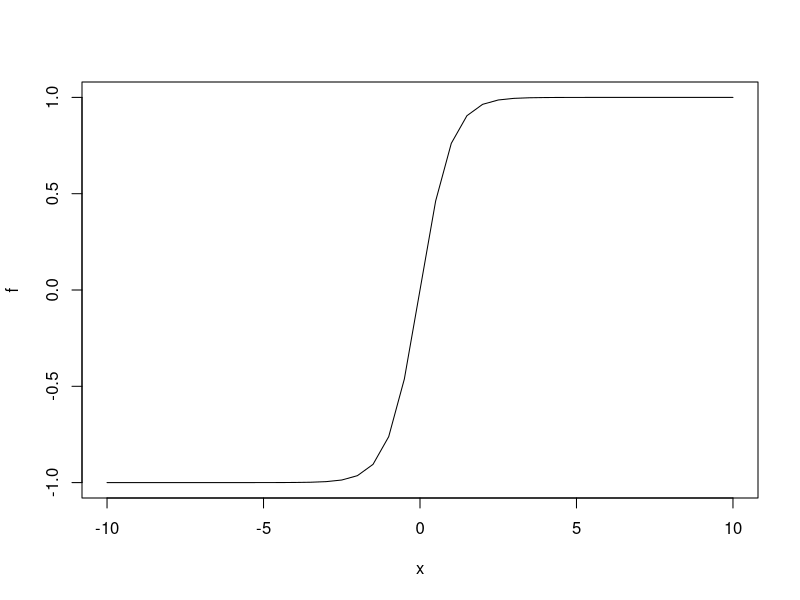

Reproduce this figure in R.
## ---- chunk 1
# Secuencia de x  su intervalo

x = seq(-10, 10 , 0.5)

f <- (((exp(2)^x)-1)/((exp(2)^x)+1))

plot (x,f,"l")

## ---- chunk 2
ecuacionderegresion<-function(v_1,v_2){
         Xa<-c()
         Yb<-c()
         for(i in 1:length(v_1)){
         x<-log10(v_1[i])
         y<-log10(v_2[i])
         Xa<-c(Xa,x)
         Yb<-c(Yb,y)
  }
  producto<- Xa*Yb
  Xaelevadoalcuadrado<-Xa^2
  n<-length(v_1)
  T<-((n*sum(producto))-(sum(Xa)*sum(Yb)))/((n*sum(Xaelevadoalcuadrado))-(sum(Xa))^2)
  H<-10^(mean(Yb)-T*mean(Xa))
  return(c(H,T))
}
x<-c(2.5,3,4,5,5.5,6,7)
y<-c(12.5,10,7,4.5,4,3,3.5)
ecuacionderegresion(x,y)
## ---- chunk 3

function(l1, l2) l1*l2/2
Area_triangulo <- function(l1, l2) l1*l2/2
Area_triangulo( 10 ,9 )

# ya tenemos la funcion y poniendo como ejemplo valores como 2 y 9 nos resulta el area 9 asi que nusetra funcion esta correcta

Perimetro_triangulo <- function(l1 , l2) l1 + l2 + (l1^2 + l2^2)^(1/2)
#ejemplo
Perimetro_triangulo(3 , 4)
#Como vemos las funciones son correctas  y cumplen con las condiciones
## ---- chunk 4
function(L, CN , S)      (0.0136*(L^(0.8))*(((1000/CN)-9)^(0.7)))/S^(0.5)

Tiempodeconcentracion <-function(L, CN , S)      (0.0136*(L^(0.8))*(((1000/CN)-9)^(0.7)))/S^(0.5)

# Ahora que tenemos la funcion , la probamos

Tiempodeconcentracion( 10 , 20 , 100 )

# La funcion esta correcta
## ---- chunk 5

matrix(c(2,5,1,1,-4,-1,3,1,-4), ncol=3,nrow=3)

M= matrix(c(2,5,1,1,-4,-1,3,1,-4), ncol=3,nrow=3)

S= c(7,-19,4)

solve(M, S)

## ---- chunk 6
 Este <- c(272841.7, 272893.6, 272892.5, 272913.8, 272911.2, 272837.5)
Norte <- c(8666459.9, 8666456.9, 8666446.1, 8666441.5, 8666399.9, 8666407.9)
df <- data.frame(Este, Norte)
df
 
 

